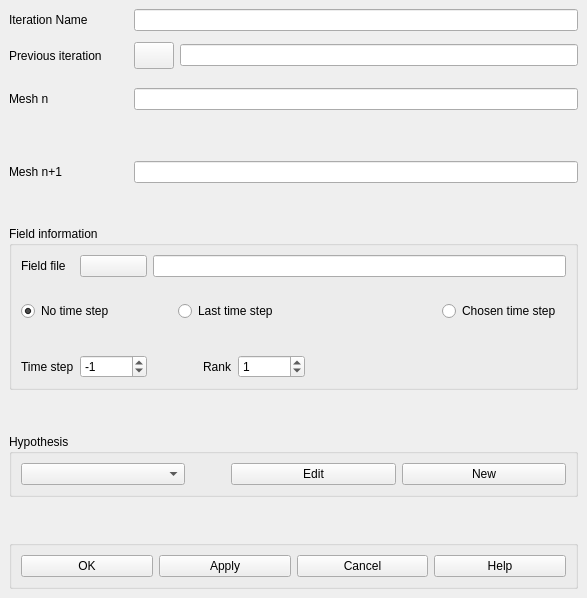
<ui version="4.0" >
 <class>CreateIteration</class>
 <widget class="QWidget" name="CreateIteration" >
  <property name="geometry" >
   <rect>
    <x>0</x>
    <y>0</y>
    <width>587</width>
    <height>598</height>
   </rect>
  </property>
  <property name="windowTitle" >
   <string>Create an iteration</string>
  </property>
  <layout class="QGridLayout" >
   <property name="margin" >
    <number>9</number>
   </property>
   <property name="spacing" >
    <number>6</number>
   </property>
   <item row="0" column="0" colspan="2" >
    <widget class="QLabel" name="Iteration_Name" >
     <property name="text" >
      <string>Iteration Name</string>
     </property>
    </widget>
   </item>
   <item row="0" column="2" colspan="2" >
    <widget class="QLineEdit" name="LEIterationName" >
     <property name="minimumSize" >
      <size>
       <width>290</width>
       <height>21</height>
      </size>
     </property>
     <property name="maxLength" >
      <number>200</number>
     </property>
    </widget>
   </item>
   <item row="1" column="0" >
    <widget class="QLabel" name="Iter_Parent" >
     <property name="text" >
      <string>Previous iteration</string>
     </property>
    </widget>
   </item>
   <item row="1" column="1" >
    <spacer>
     <property name="orientation" >
      <enum>Qt::Vertical</enum>
     </property>
     <property name="sizeHint" >
      <size>
       <width>20</width>
       <height>24</height>
      </size>
     </property>
    </spacer>
   </item>
   <item row="1" column="2" >
    <widget class="QPushButton" name="PBIterParent" >
     <property name="enabled" >
      <bool>true</bool>
     </property>
     <property name="maximumSize" >
      <size>
       <width>50</width>
       <height>27</height>
      </size>
     </property>
     <property name="text" >
      <string/>
     </property>
    </widget>
   </item>
   <item row="1" column="3" >
    <widget class="QLineEdit" name="LEIterationParentName" >
     <property name="minimumSize" >
      <size>
       <width>0</width>
       <height>21</height>
      </size>
     </property>
     <property name="maxLength" >
      <number>200</number>
     </property>
     <property name="readOnly" >
      <bool>true</bool>
     </property>
    </widget>
   </item>
   <item row="2" column="0" >
    <widget class="QLabel" name="Mesh_n" >
     <property name="text" >
      <string>Mesh n</string>
     </property>
    </widget>
   </item>
   <item row="2" column="1" >
    <spacer>
     <property name="orientation" >
      <enum>Qt::Vertical</enum>
     </property>
     <property name="sizeHint" >
      <size>
       <width>20</width>
       <height>21</height>
      </size>
     </property>
    </spacer>
   </item>
   <item row="2" column="2" colspan="2" >
    <widget class="QLineEdit" name="LEMeshName_n" >
     <property name="minimumSize" >
      <size>
       <width>290</width>
       <height>21</height>
      </size>
     </property>
     <property name="maxLength" >
      <number>32</number>
     </property>
     <property name="readOnly" >
      <bool>true</bool>
     </property>
    </widget>
   </item>
   <item row="3" column="1" >
    <spacer>
     <property name="orientation" >
      <enum>Qt::Vertical</enum>
     </property>
     <property name="sizeHint" >
      <size>
       <width>20</width>
       <height>22</height>
      </size>
     </property>
    </spacer>
   </item>
   <item row="4" column="0" colspan="2" >
    <widget class="QLabel" name="Mesh_np1" >
     <property name="text" >
      <string>Mesh n+1</string>
     </property>
    </widget>
   </item>
   <item row="4" column="2" colspan="2" >
    <widget class="QLineEdit" name="LEMeshName_np1" >
     <property name="minimumSize" >
      <size>
       <width>290</width>
       <height>21</height>
      </size>
     </property>
     <property name="maxLength" >
      <number>32</number>
     </property>
    </widget>
   </item>
   <item row="5" column="1" >
    <spacer>
     <property name="orientation" >
      <enum>Qt::Vertical</enum>
     </property>
     <property name="sizeHint" >
      <size>
       <width>20</width>
       <height>21</height>
      </size>
     </property>
    </spacer>
   </item>
   <item row="6" column="0" colspan="4" >
    <widget class="QGroupBox" name="GBField" >
     <property name="title" >
      <string>Field information</string>
     </property>
     <layout class="QGridLayout" >
      <property name="margin" >
       <number>9</number>
      </property>
      <property name="spacing" >
       <number>6</number>
      </property>
      <item row="0" column="0" >
       <widget class="QLabel" name="FieldFile" >
        <property name="text" >
         <string>Field file</string>
        </property>
       </widget>
      </item>
      <item row="0" column="1" >
       <widget class="QPushButton" name="PushFieldFile" >
        <property name="text" >
         <string/>
        </property>
       </widget>
      </item>
      <item row="0" column="2" colspan="6" >
       <widget class="QLineEdit" name="LEFieldFile" >
        <property name="minimumSize" >
         <size>
          <width>282</width>
          <height>21</height>
         </size>
        </property>
       </widget>
      </item>
      <item row="1" column="3" colspan="4" >
       <spacer>
        <property name="orientation" >
         <enum>Qt::Vertical</enum>
        </property>
        <property name="sizeHint" >
         <size>
          <width>138</width>
          <height>18</height>
         </size>
        </property>
       </spacer>
      </item>
      <item row="2" column="0" colspan="3" >
       <widget class="QRadioButton" name="RBNo" >
        <property name="text" >
         <string>No time step</string>
        </property>
        <property name="checkable" >
         <bool>true</bool>
        </property>
        <property name="checked" >
         <bool>true</bool>
        </property>
       </widget>
      </item>
      <item row="2" column="3" colspan="3" >
       <widget class="QRadioButton" name="RBLast" >
        <property name="text" >
         <string>Last time step</string>
        </property>
       </widget>
      </item>
      <item row="2" column="7" >
       <widget class="QRadioButton" name="RBChosen" >
        <property name="text" >
         <string>Chosen time step</string>
        </property>
       </widget>
      </item>
      <item row="3" column="0" colspan="4" >
       <spacer>
        <property name="orientation" >
         <enum>Qt::Vertical</enum>
        </property>
        <property name="sizeHint" >
         <size>
          <width>138</width>
          <height>28</height>
         </size>
        </property>
       </spacer>
      </item>
      <item row="4" column="0" >
       <widget class="QLabel" name="TimeStep" >
        <property name="text" >
         <string>Time step</string>
        </property>
       </widget>
      </item>
      <item row="4" column="1" >
       <widget class="QSpinBox" name="SpinBox_TimeStep" >
        <property name="maximum" >
         <number>100000</number>
        </property>
        <property name="minimum" >
         <number>-2</number>
        </property>
        <property name="value" >
         <number>-1</number>
        </property>
       </widget>
      </item>
      <item row="4" column="2" colspan="2" >
       <spacer>
        <property name="orientation" >
         <enum>Qt::Horizontal</enum>
        </property>
        <property name="sizeType" >
         <enum>QSizePolicy::Fixed</enum>
        </property>
        <property name="sizeHint" >
         <size>
          <width>40</width>
          <height>13</height>
         </size>
        </property>
       </spacer>
      </item>
      <item row="4" column="4" >
       <widget class="QLabel" name="Rank" >
        <property name="text" >
         <string>Rank</string>
        </property>
       </widget>
      </item>
      <item row="4" column="5" >
       <widget class="QSpinBox" name="SpinBox_Rank" >
        <property name="maximum" >
         <number>1010000</number>
        </property>
        <property name="minimum" >
         <number>-1</number>
        </property>
        <property name="value" >
         <number>1</number>
        </property>
       </widget>
      </item>
      <item row="4" column="6" colspan="2" >
       <spacer>
        <property name="orientation" >
         <enum>Qt::Horizontal</enum>
        </property>
        <property name="sizeType" >
         <enum>QSizePolicy::Expanding</enum>
        </property>
        <property name="sizeHint" >
         <size>
          <width>255</width>
          <height>13</height>
         </size>
        </property>
       </spacer>
      </item>
     </layout>
    </widget>
   </item>
   <item row="7" column="1" >
    <spacer>
     <property name="orientation" >
      <enum>Qt::Vertical</enum>
     </property>
     <property name="sizeHint" >
      <size>
       <width>20</width>
       <height>22</height>
      </size>
     </property>
    </spacer>
   </item>
   <item row="8" column="0" colspan="4" >
    <widget class="QGroupBox" name="Hypothese" >
     <property name="title" >
      <string>Hypothesis</string>
     </property>
     <layout class="QGridLayout" >
      <property name="margin" >
       <number>9</number>
      </property>
      <property name="spacing" >
       <number>6</number>
      </property>
      <item row="0" column="0" >
       <widget class="QComboBox" name="CBHypothese" >
        <property name="currentIndex" >
         <number>-1</number>
        </property>
        <property name="sizeAdjustPolicy" >
         <enum>QComboBox::AdjustToContents</enum>
        </property>
       </widget>
      </item>
      <item row="0" column="1" >
       <spacer>
        <property name="orientation" >
         <enum>Qt::Horizontal</enum>
        </property>
        <property name="sizeType" >
         <enum>QSizePolicy::Fixed</enum>
        </property>
        <property name="sizeHint" >
         <size>
          <width>40</width>
          <height>13</height>
         </size>
        </property>
       </spacer>
      </item>
      <item row="0" column="2" >
       <widget class="QPushButton" name="PBHypoEdit" >
        <property name="text" >
         <string>Edit</string>
        </property>
       </widget>
      </item>
      <item row="0" column="3" >
       <widget class="QPushButton" name="PBHypoNew" >
        <property name="text" >
         <string>New</string>
        </property>
       </widget>
      </item>
     </layout>
    </widget>
   </item>
   <item row="9" column="0" colspan="2" >
    <spacer>
     <property name="orientation" >
      <enum>Qt::Vertical</enum>
     </property>
     <property name="sizeHint" >
      <size>
       <width>20</width>
       <height>21</height>
      </size>
     </property>
    </spacer>
   </item>
   <item row="10" column="0" colspan="4" >
    <widget class="QGroupBox" name="GroupButtons" >
     <property name="title" >
      <string/>
     </property>
     <layout class="QGridLayout" >
      <property name="margin" >
       <number>9</number>
      </property>
      <property name="spacing" >
       <number>6</number>
      </property>
      <item row="0" column="0" >
       <widget class="QPushButton" name="buttonOk" >
        <property name="text" >
         <string>OK</string>
        </property>
        <property name="autoDefault" >
         <bool>false</bool>
        </property>
        <property name="default" >
         <bool>false</bool>
        </property>
       </widget>
      </item>
      <item row="0" column="1" >
       <widget class="QPushButton" name="buttonApply" >
        <property name="text" >
         <string>Apply</string>
        </property>
       </widget>
      </item>
      <item row="0" column="2" >
       <widget class="QPushButton" name="buttonCancel" >
        <property name="text" >
         <string>Cancel</string>
        </property>
       </widget>
      </item>
      <item row="0" column="3" >
       <widget class="QPushButton" name="buttonHelp" >
        <property name="text" >
         <string>Help</string>
        </property>
       </widget>
      </item>
     </layout>
    </widget>
   </item>
  </layout>
 </widget>
 <resources/>
 <connections/>
</ui>
